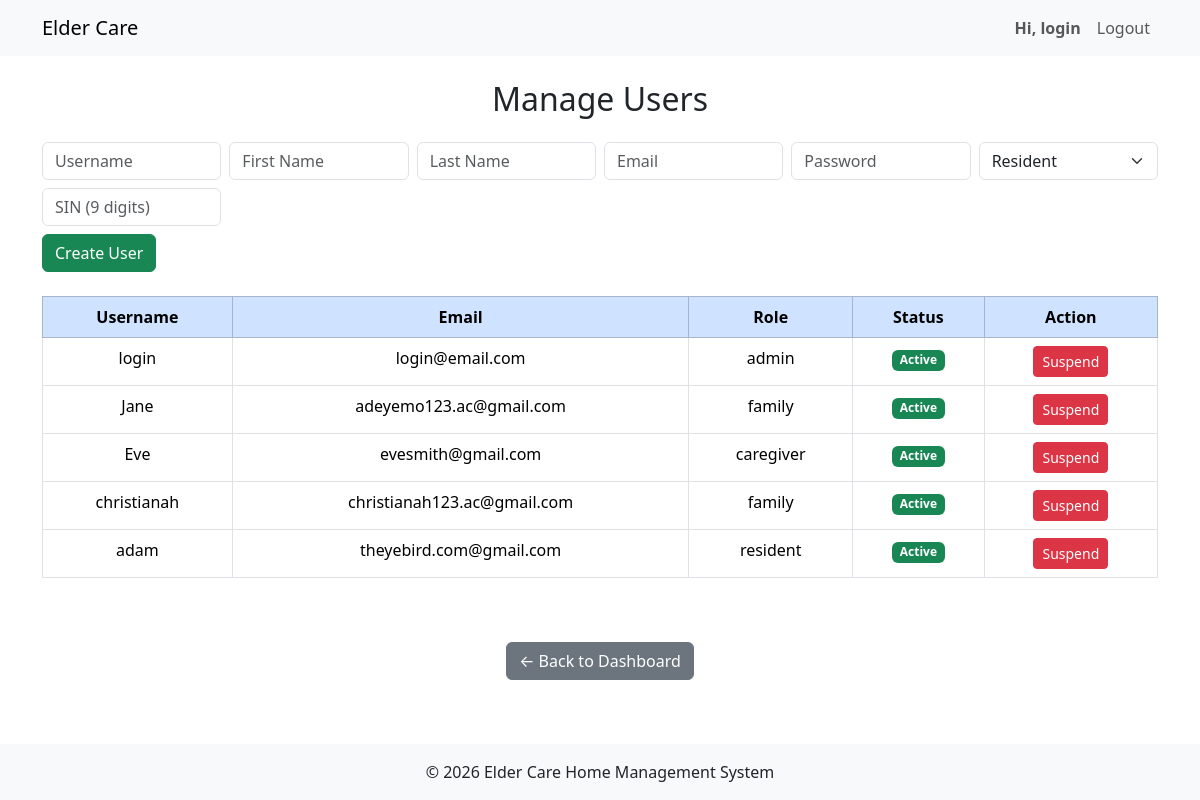
Screenshot of /admin/manage_users.php (signed in) with the database file from the repository.
### tables this page shows
CREATE TABLE `users` (
  `user_id` int(11) NOT NULL,
  `username` varchar(20) NOT NULL,
  `email` text NOT NULL,
  `password_hash` text NOT NULL,
  `role` enum('admin','family','caregiver','resident') NOT NULL DEFAULT 'family',
  `is_verified` tinyint(4) UNSIGNED NOT NULL DEFAULT 0,
  `created_at` timestamp NOT NULL DEFAULT current_timestamp()
);

### admin/manage_users.php (the view, shortened to what this page needs)
<?php
include '../includes/header.php';
$stmt = $conn->query("
    SELECT u.user_id, u.username, u.email, u.role,
           COALESCE(us.status,'active') as status
    FROM users u
    LEFT JOIN user_status us ON u.user_id = us.user_id
");
$users = $stmt->fetchAll();
?>
<div class="container py-4">
    <h2 class="text-center mb-4">Manage Users</h2>
    <form method="POST" class="mb-4 row g-2">
        <div class="col-md-2">
            <input type="text" name="username" class="form-control" placeholder="Username" required>
        </div>
        <div class="col-md-2">
            <input type="text" name="fname" class="form-control" placeholder="First Name" required>
        </div>
        <div class="col-md-2">
            <input type="text" name="lname" class="form-control" placeholder="Last Name" required>
        </div>
        <div class="col-md-2">
            <input type="email" name="email" class="form-control" placeholder="Email" required>
        </div>
        <div class="col-md-2">
            <input type="password" name="password" class="form-control" placeholder="Password" required>
        </div>
        <div class="col-md-2">
            <select name="role" class="form-select" id="roleSelect" required>
                <option value="resident">Resident</option>
            </select>
        </div>
        <div class="col-md-2" id="sinField">
            <input type="text" name="residentSIN" class="form-control"
                   placeholder="SIN (9 digits)" maxlength="9" pattern="[0-9]{9}">
        </div>
        <div class="col-md-12 mt-2">
            <button type="submit" name="create_user" class="btn btn-success">
                Create User
            </button>
        </div>
    </form>
    <table class="table table-bordered text-center">
        <thead class="table-primary">
            <tr>
                <th>Username</th>
                <th>Email</th>
                <th>Role</th>
                <th>Status</th>
                <th>Action</th>
            </tr>
        </thead>
        <tbody>
        <?php foreach ($users as $u): ?>
            <tr class="<?= $u['status']==='suspended'?'table-secondary':'' ?>">
                <td><?= htmlspecialchars($u['username']) ?></td>
                <td><?= htmlspecialchars($u['email']) ?></td>
                <td><?= htmlspecialchars($u['role']) ?></td>
                <td>
                    <span class="badge <?= $u['status']==='active'?'bg-success':'bg-danger' ?>">
                        <?= ucfirst($u['status']) ?>
                    </span>
                </td>
                <td>
                    <form method="POST">
                        <button type="submit" name="toggle_status"
                                class="btn btn-sm <?= $u['status']==='active'?'btn-danger':'btn-success' ?>">
                            <?= $u['status']==='active'?'Suspend':'Unsuspend' ?>
                        </button>
                    </form>
                </td>
            </tr>
        <?php endforeach; ?>
        </tbody>
    </table>
</div>
<div class="text-center mt-4">
    <a href="dashboard.php" class="btn btn-secondary">← Back to Dashboard</a>
</div>
<?php include '../includes/footer.php'; ?>

### rows the page displays
users: username "login", email "login@email.com", role "admin", status "Active"
users: username "Jane", email "adeyemo123.ac@gmail.com", role "family", status "Active"
users: username "Eve", email "evesmith@gmail.com", role "caregiver", status "Active"
users: username "christianah", email "christianah123.ac@gmail.com", role "family", status "Active"
users: username "adam", email "theyebird.com@gmail.com", role "resident", status "Active"

### other values shown
$username "login"
